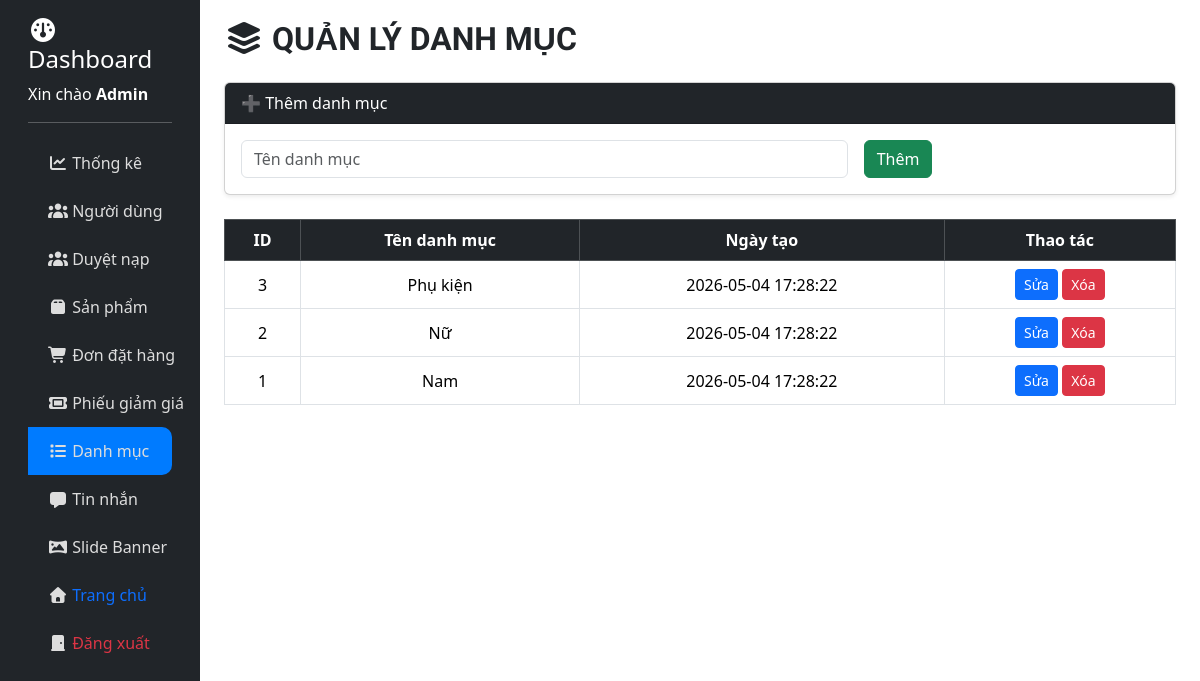
/admin/manage_categories.php (signed in), run on the app's committed database.
### tables this page shows
CREATE TABLE IF NOT EXISTS `categories` (
  `id` int NOT NULL AUTO_INCREMENT,
  `name` varchar(255) NOT NULL,
  `created_at` timestamp DEFAULT CURRENT_TIMESTAMP,
  PRIMARY KEY (`id`)
);

### admin/manage_categories.php (the view, shortened to what this page needs)
<?php
include("../configs/db.php");
$edit_mode = false;
$edit_category = null;
$result = $conn->query("SELECT * FROM categories ORDER BY id DESC");
?>
<!DOCTYPE html>
<html lang="vi">
<head>
    <link href="https://cdn.jsdelivr.net/npm/bootstrap@5.3.3/dist/css/bootstrap.min.css" rel="stylesheet">
    <link rel="stylesheet" href="https://cdnjs.cloudflare.com/ajax/libs/font-awesome/7.0.1/css/all.min.css"
 />
    <link href="../assets/css/style.css" rel="stylesheet">
</head>
<body>
    <div class="container-fluid">
        <div class="row">
            <?php include("../layout/admin_header.php") ?>
            <main class="col-12 col-md-10 ms-sm-auto px-md-4 dashboard-content">
                <h2 class="mb-4"><i class="fa-solid fa-layer-group"></i> Quản lý danh mục</h2>
                <div class="card shadow-sm mb-4">
                    <div class="card-header bg-dark text-white">
                        <?= $edit_mode ? "✏️ Chỉnh sửa danh mục" : "➕ Thêm danh mục" ?>
                    </div>
                    <div class="card-body">
                        <form method="POST" class="row g-3">
                            <div class="col-md-8">
                                <input type="text" name="name" class="form-control" placeholder="Tên danh mục"
                                    value="<?= $edit_category['name'] ?? '' ?>" required>
                            </div>
                            <div class="col-md-4">
                                <?php if ($edit_mode): ?>
                                    <button type="submit" name="update" class="btn btn-primary">Cập nhật</button>
                                    <a href="manage_categories.php" class="btn btn-secondary">Hủy</a>
                                <?php else: ?>
                                    <button type="submit" name="add" class="btn btn-success">Thêm</button>
                                <?php endif; ?>
                            </div>
                        </form>
                    </div>
                </div>
                <div class="table-list-manage">
                    <table class="table table-bordered table-hover align-middle text-center">
                        <thead class="table-dark">
                            <tr>
                                <th>ID</th>
                                <th>Tên danh mục</th>
                                <th>Ngày tạo</th>
                                <th>Thao tác</th>
                            </tr>
                        </thead>
                        <tbody>
                            <?php while ($row = $result->fetch_assoc()): ?>
                                <tr>
                                    <td><?= $row['id'] ?></td>
                                    <td><?= htmlspecialchars($row['name']) ?></td>
                                    <td><?= $row['created_at'] ?></td>
                                    <td>
                                        <a href="?edit=<?= $row['id'] ?>" class="btn btn-sm btn-primary">
                                            <i class="bi bi-pencil"></i> Sửa
                                        </a>
                                        <a href="?delete=<?= $row['id'] ?>" class="btn btn-sm btn-danger"
                                            onclick="return confirm('Xóa danh mục này?')">
                                            <i class="bi bi-trash"></i> Xóa
                                        </a>
                                    </td>
                                </tr>
                            <?php endwhile; ?>
                        </tbody>
                    </table>
                </div>
            </main>
        </div>
    </div>
</body>
</html>

### assets/css/style.css (style rules this page uses)
h2 { font-size: 32px; font-weight: bold; text-transform: uppercase; line-height: 1.2; font-family: "Roboto", Arial, sans-serif; }
.dashboard-content { padding: 20px; max-height: 100vh; overflow-x: hidden; overflow-y: auto; }
.table-list-manage { max-height: 65vh; overflow-y: auto; overflow-x: hidden; }
.table-dark tr th { white-space: nowrap; overflow: hidden; text-overflow: ellipsis; }

### data on the page
categories: id "3", name "Phụ kiện", created_at "2026-05-04 17:28:22"
categories: id "2", name "Nữ", created_at "2026-05-04 17:28:22"
categories: id "1", name "Nam", created_at "2026-05-04 17:28:22"

### other printed values
$_SESSION['full_name'] "Admin"
